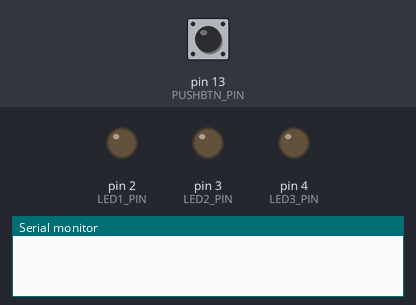
The sketch below on a simulated Arduino Uno, built with avr-gcc and run on an emulated ATmega328P. Parts: output pins drawn as LEDs (lit = HIGH), the last lines printed to the serial monitor. Dashed ring = blinking. Inputs (shaded band) come from the test bench; at power-on: pin 13 (PUSHBTN_PIN) HIGH.

Above: at 1.2 s.
1.3 s: pin 13 (PUSHBTN_PIN) pulled LOW for 1 s
At 3.4 s:
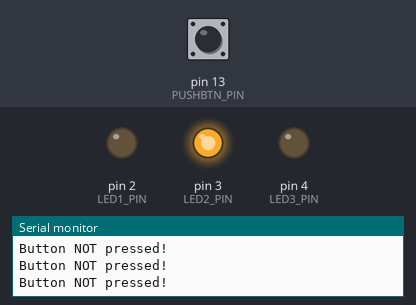
3.8 s: pin 13 (PUSHBTN_PIN) pulled LOW for 0.15 s
At 4.8 s:
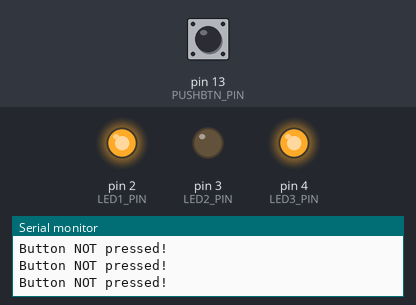
5.4 s: pin 13 (PUSHBTN_PIN) pulled LOW for 3.2 s
At 6.0 s:
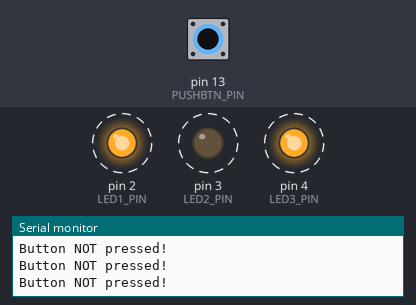
Timing chart, 0 to 9.7 s (numbered marks = the images above; inputs shaded):
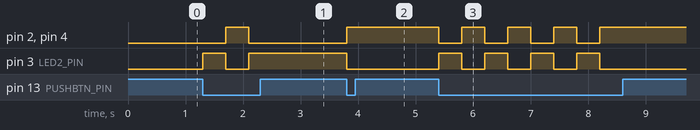

Measured:
- after the input at 1.3 s, pin 2 (LED1_PIN), pin 4 (LED3_PIN): LOW → HIGH after 0.40 s, → LOW 0.40 s later; pin 3 (LED2_PIN): LOW → HIGH at once, → LOW 0.40 s later, → HIGH 0.40 s later
- after the input at 3.8 s, pin 2 (LED1_PIN), pin 4 (LED3_PIN): LOW → HIGH at once; pin 3 (LED2_PIN): HIGH → LOW at once
- after the input at 5.4 s, pin 2 (LED1_PIN), pin 4 (LED3_PIN): alternates HIGH for 0.40 s and LOW for 0.40 s, 8 changes in all, then stays HIGH, starting at once; pin 3 (LED2_PIN): alternates HIGH for 0.40 s and LOW for 0.40 s, 8 changes in all, then stays LOW, starting at once

The sketch:

08-StopBlinkingWithButton.ino
```cpp
/*
 * This program makes LEDs blinking only if the button is not pressed.
 * When the button is pressed the LEDs have to stay in their actual status,
 * on or off.
 */

#define LED1_PIN 2
#define LED2_PIN 3
#define LED3_PIN 4
#define PUSHBTN_PIN 13

int step = 1;
byte volt1 = 0;  // byte range 0-255
byte volt2 = 0;

void setup() {
  Serial.begin(9600);  // init logger

  // leds
  pinMode(LED1_PIN, OUTPUT);
  pinMode(LED2_PIN, OUTPUT);
  pinMode(LED3_PIN, OUTPUT);

  // button
  pinMode(PUSHBTN_PIN, INPUT);
}

void loop() {
  if (!digitalRead(PUSHBTN_PIN)) {
    Serial.println("Button NOT pressed!");
    if (step == 1) {
      volt1 = LOW;
      volt2 = HIGH;
      step = 2;
    } else {
      volt1 = HIGH;
      volt2 = LOW;
      step = 1;
    }

    digitalWrite(LED1_PIN, volt1);
    digitalWrite(LED2_PIN, volt2);
    digitalWrite(LED3_PIN, volt1);
    delay(400);
  }
}
```
